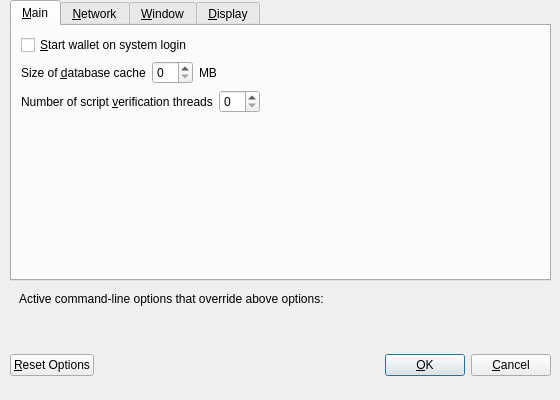
<?xml version="1.0" encoding="UTF-8"?>
<ui version="4.0">
 <class>OptionsDialog</class>
 <widget class="QDialog" name="OptionsDialog">
  <property name="enabled">
   <bool>true</bool>
  </property>
  <property name="geometry">
   <rect>
    <x>0</x>
    <y>0</y>
    <width>560</width>
    <height>400</height>
   </rect>
  </property>
  <property name="windowTitle">
   <string>Options</string>
  </property>
  <property name="modal">
   <bool>true</bool>
  </property>
  <widget class="QTabWidget" name="tabWidget">
   <property name="enabled">
    <bool>true</bool>
   </property>
   <property name="geometry">
    <rect>
     <x>10</x>
     <y>0</y>
     <width>541</width>
     <height>281</height>
    </rect>
   </property>
   <property name="sizePolicy">
    <sizepolicy hsizetype="Expanding" vsizetype="Expanding">
     <horstretch>0</horstretch>
     <verstretch>0</verstretch>
    </sizepolicy>
   </property>
   <property name="mouseTracking">
    <bool>false</bool>
   </property>
   <property name="currentIndex">
    <number>0</number>
   </property>
   <widget class="QWidget" name="tabMain">
    <attribute name="title">
     <string>&amp;Main</string>
    </attribute>
    <layout class="QVBoxLayout" name="verticalLayout_Main">
     <item>
      <widget class="QCheckBox" name="darcoinAtStartup">
       <property name="toolTip">
        <string>Automatically start Darcoin after logging in to the system.</string>
       </property>
       <property name="text">
        <string>&amp;Start wallet on system login</string>
       </property>
      </widget>
     </item>
     <item>
      <layout class="QHBoxLayout" name="horizontalLayout_2_Main">
       <item>
        <widget class="QLabel" name="databaseCacheLabel">
         <property name="text">
          <string>Size of &amp;database cache</string>
         </property>
         <property name="textFormat">
          <enum>Qt::PlainText</enum>
         </property>
         <property name="buddy">
          <cstring>databaseCache</cstring>
         </property>
        </widget>
       </item>
       <item>
        <widget class="QSpinBox" name="databaseCache"/>
       </item>
       <item>
        <widget class="QLabel" name="databaseCacheUnitLabel">
         <property name="text">
          <string>MB</string>
         </property>
         <property name="textFormat">
          <enum>Qt::PlainText</enum>
         </property>
        </widget>
       </item>
       <item>
        <spacer name="horizontalSpacer_2_Main">
         <property name="orientation">
          <enum>Qt::Horizontal</enum>
         </property>
         <property name="sizeHint" stdset="0">
          <size>
           <width>40</width>
           <height>20</height>
          </size>
         </property>
        </spacer>
       </item>
      </layout>
     </item>
     <item>
      <layout class="QHBoxLayout" name="horizontalLayout_3_Main">
       <item>
        <widget class="QLabel" name="threadsScriptVerifLabel">
         <property name="text">
          <string>Number of script &amp;verification threads</string>
         </property>
         <property name="textFormat">
          <enum>Qt::PlainText</enum>
         </property>
         <property name="buddy">
          <cstring>threadsScriptVerif</cstring>
         </property>
        </widget>
       </item>
       <item>
        <widget class="QSpinBox" name="threadsScriptVerif">
         <property name="toolTip">
          <string>(0 = auto, &lt;0 = leave that many cores free)</string>
         </property>
        </widget>
       </item>
       <item>
        <spacer name="horizontalSpacer_3_Main">
         <property name="orientation">
          <enum>Qt::Horizontal</enum>
         </property>
         <property name="sizeHint" stdset="0">
          <size>
           <width>40</width>
           <height>20</height>
          </size>
         </property>
        </spacer>
       </item>
      </layout>
     </item>
     <item>
      <spacer name="verticalSpacer_Main">
       <property name="orientation">
        <enum>Qt::Vertical</enum>
       </property>
       <property name="sizeHint" stdset="0">
        <size>
         <width>20</width>
         <height>40</height>
        </size>
       </property>
      </spacer>
     </item>
    </layout>
   </widget>
   <widget class="QWidget" name="tabNetwork">
    <attribute name="title">
     <string>&amp;Network</string>
    </attribute>
    <layout class="QVBoxLayout" name="verticalLayout_Network">
     <item>
      <widget class="QCheckBox" name="mapPortUpnp">
       <property name="toolTip">
        <string>Automatically open the Darcoin client port on the router. This only works when your router supports UPnP and it is enabled.</string>
       </property>
       <property name="text">
        <string>Map port using &amp;UPnP</string>
       </property>
      </widget>
     </item>
     <item>
      <widget class="QCheckBox" name="connectSocks">
       <property name="toolTip">
        <string>Connect to the Darcoin network through a SOCKS proxy.</string>
       </property>
       <property name="text">
        <string>&amp;Connect through SOCKS proxy (default proxy):</string>
       </property>
      </widget>
     </item>
     <item>
      <layout class="QHBoxLayout" name="horizontalLayout_1_Network">
       <item>
        <widget class="QLabel" name="proxyIpLabel">
         <property name="text">
          <string>Proxy &amp;IP:</string>
         </property>
         <property name="textFormat">
          <enum>Qt::PlainText</enum>
         </property>
         <property name="buddy">
          <cstring>proxyIp</cstring>
         </property>
        </widget>
       </item>
       <item>
        <widget class="QValidatedLineEdit" name="proxyIp">
         <property name="minimumSize">
          <size>
           <width>140</width>
           <height>0</height>
          </size>
         </property>
         <property name="maximumSize">
          <size>
           <width>140</width>
           <height>16777215</height>
          </size>
         </property>
         <property name="toolTip">
          <string>IP address of the proxy (e.g. IPv4: 127.0.0.1 / IPv6: ::1)</string>
         </property>
        </widget>
       </item>
       <item>
        <widget class="QLabel" name="proxyPortLabel">
         <property name="text">
          <string>&amp;Port:</string>
         </property>
         <property name="textFormat">
          <enum>Qt::PlainText</enum>
         </property>
         <property name="buddy">
          <cstring>proxyPort</cstring>
         </property>
        </widget>
       </item>
       <item>
        <widget class="QLineEdit" name="proxyPort">
         <property name="minimumSize">
          <size>
           <width>55</width>
           <height>0</height>
          </size>
         </property>
         <property name="maximumSize">
          <size>
           <width>55</width>
           <height>16777215</height>
          </size>
         </property>
         <property name="toolTip">
          <string>Port of the proxy (e.g. 9050)</string>
         </property>
        </widget>
       </item>
       <item>
        <widget class="QLabel" name="socksVersionLabel">
         <property name="text">
          <string>SOCKS &amp;Version:</string>
         </property>
         <property name="textFormat">
          <enum>Qt::PlainText</enum>
         </property>
         <property name="buddy">
          <cstring>socksVersion</cstring>
         </property>
        </widget>
       </item>
       <item>
        <widget class="QValueComboBox" name="socksVersion">
         <property name="toolTip">
          <string>SOCKS version of the proxy (e.g. 5)</string>
         </property>
        </widget>
       </item>
       <item>
        <spacer name="horizontalSpacer_1_Network">
         <property name="orientation">
          <enum>Qt::Horizontal</enum>
         </property>
         <property name="sizeHint" stdset="0">
          <size>
           <width>40</width>
           <height>20</height>
          </size>
         </property>
        </spacer>
       </item>
      </layout>
     </item>
     <item>
      <spacer name="verticalSpacer_Network">
       <property name="orientation">
        <enum>Qt::Vertical</enum>
       </property>
       <property name="sizeHint" stdset="0">
        <size>
         <width>20</width>
         <height>40</height>
        </size>
       </property>
      </spacer>
     </item>
    </layout>
   </widget>
   <widget class="QWidget" name="tabWindow">
    <attribute name="title">
     <string>&amp;Window</string>
    </attribute>
    <layout class="QVBoxLayout" name="verticalLayout_Window">
     <item>
      <widget class="QCheckBox" name="minimizeToTray">
       <property name="toolTip">
        <string>Show only a tray icon after minimizing the window.</string>
       </property>
       <property name="text">
        <string>&amp;Minimize to the tray instead of the taskbar</string>
       </property>
      </widget>
     </item>
     <item>
      <widget class="QCheckBox" name="minimizeOnClose">
       <property name="toolTip">
        <string>Minimize instead of exit the application when the window is closed. When this option is enabled, the application will be closed only after selecting Quit in the menu.</string>
       </property>
       <property name="text">
        <string>M&amp;inimize on close</string>
       </property>
      </widget>
     </item>
     <item>
      <spacer name="verticalSpacer_Window">
       <property name="orientation">
        <enum>Qt::Vertical</enum>
       </property>
       <property name="sizeHint" stdset="0">
        <size>
         <width>20</width>
         <height>40</height>
        </size>
       </property>
      </spacer>
     </item>
    </layout>
   </widget>
   <widget class="QWidget" name="tabDisplay">
    <attribute name="title">
     <string>&amp;Display</string>
    </attribute>
    <layout class="QVBoxLayout" name="verticalLayout_Display">
     <item>
      <layout class="QHBoxLayout" name="horizontalLayout_1_Display">
       <item>
        <widget class="QLabel" name="langLabel">
         <property name="text">
          <string>User Interface &amp;language:</string>
         </property>
         <property name="textFormat">
          <enum>Qt::PlainText</enum>
         </property>
         <property name="buddy">
          <cstring>lang</cstring>
         </property>
        </widget>
       </item>
       <item>
        <widget class="QValueComboBox" name="lang">
         <property name="toolTip">
          <string>The user interface language can be set here. This setting will take effect after restarting Darcoin.</string>
         </property>
        </widget>
       </item>
      </layout>
     </item>
     <item>
      <widget class="QCheckBox" name="displayAddresses">
       <property name="toolTip">
        <string>Whether to show Darcoin addresses in the transaction list or not.</string>
       </property>
       <property name="text">
        <string>&amp;Display addresses in transaction list</string>
       </property>
      </widget>
     </item>
     <item>
      <layout class="QHBoxLayout" name="horizontalLayout_3_Display">
       <item>
        <widget class="QLabel" name="thirdPartyTxUrlsLabel">
         <property name="toolTip">
          <string>Third party URLs (e.g. a block explorer) that appear in the transactions tab as context menu items. %s in the URL is replaced by transaction hash. Multiple URLs are separated by vertical bar |.</string>
         </property>
         <property name="text">
          <string>Third party transaction URLs</string>
         </property>
         <property name="buddy">
          <cstring>thirdPartyTxUrls</cstring>
         </property>
        </widget>
       </item>
       <item>
        <widget class="QLineEdit" name="thirdPartyTxUrls">
         <property name="toolTip">
          <string>Third party URLs (e.g. a block explorer) that appear in the transactions tab as context menu items. %s in the URL is replaced by transaction hash. Multiple URLs are separated by vertical bar |.</string>
         </property>
        </widget>
       </item>
      </layout>
     </item>
     <item>
      <spacer name="verticalSpacer_Display">
       <property name="orientation">
        <enum>Qt::Vertical</enum>
       </property>
       <property name="sizeHint" stdset="0">
        <size>
         <width>20</width>
         <height>40</height>
        </size>
       </property>
      </spacer>
     </item>
    </layout>
   </widget>
  </widget>
  <widget class="QWidget" name="layoutWidget">
   <property name="geometry">
    <rect>
     <x>10</x>
     <y>340</y>
     <width>541</width>
     <height>51</height>
    </rect>
   </property>
   <layout class="QHBoxLayout" name="horizontalLayout_Buttons">
    <item>
     <widget class="QPushButton" name="resetButton">
      <property name="toolTip">
       <string>Reset all client options to default.</string>
      </property>
      <property name="text">
       <string>&amp;Reset Options</string>
      </property>
      <property name="autoDefault">
       <bool>false</bool>
      </property>
     </widget>
    </item>
    <item>
     <spacer name="horizontalSpacer_1">
      <property name="orientation">
       <enum>Qt::Horizontal</enum>
      </property>
      <property name="sizeHint" stdset="0">
       <size>
        <width>40</width>
        <height>48</height>
       </size>
      </property>
     </spacer>
    </item>
    <item>
     <widget class="QLabel" name="statusLabel">
      <property name="minimumSize">
       <size>
        <width>200</width>
        <height>0</height>
       </size>
      </property>
      <property name="font">
       <font>
        <weight>75</weight>
        <bold>true</bold>
       </font>
      </property>
      <property name="text">
       <string/>
      </property>
      <property name="textFormat">
       <enum>Qt::PlainText</enum>
      </property>
      <property name="wordWrap">
       <bool>true</bool>
      </property>
     </widget>
    </item>
    <item>
     <spacer name="horizontalSpacer_2">
      <property name="orientation">
       <enum>Qt::Horizontal</enum>
      </property>
      <property name="sizeHint" stdset="0">
       <size>
        <width>40</width>
        <height>48</height>
       </size>
      </property>
     </spacer>
    </item>
    <item>
     <widget class="QPushButton" name="okButton">
      <property name="text">
       <string>&amp;OK</string>
      </property>
     </widget>
    </item>
    <item>
     <widget class="QPushButton" name="cancelButton">
      <property name="text">
       <string>&amp;Cancel</string>
      </property>
      <property name="autoDefault">
       <bool>false</bool>
      </property>
     </widget>
    </item>
   </layout>
  </widget>
  <widget class="QFrame" name="frame">
   <property name="geometry">
    <rect>
     <x>10</x>
     <y>280</y>
     <width>542</width>
     <height>60</height>
    </rect>
   </property>
   <layout class="QVBoxLayout" name="verticalLayout_Bottom_3">
    <item>
     <layout class="QHBoxLayout" name="horizontalLayout_Bottom">
      <item>
       <widget class="QLabel" name="overriddenByCommandLineInfoLabel">
        <property name="text">
         <string>Active command-line options that override above options:</string>
        </property>
        <property name="textFormat">
         <enum>Qt::PlainText</enum>
        </property>
       </widget>
      </item>
      <item>
       <spacer name="horizontalSpacer_Bottom">
        <property name="orientation">
         <enum>Qt::Horizontal</enum>
        </property>
        <property name="sizeHint" stdset="0">
         <size>
          <width>40</width>
          <height>20</height>
         </size>
        </property>
       </spacer>
      </item>
     </layout>
    </item>
    <item>
     <widget class="QLabel" name="overriddenByCommandLineLabel">
      <property name="text">
       <string/>
      </property>
      <property name="textFormat">
       <enum>Qt::PlainText</enum>
      </property>
      <property name="wordWrap">
       <bool>true</bool>
      </property>
     </widget>
    </item>
   </layout>
  </widget>
 </widget>
 <customwidgets>
  <customwidget>
   <class>QValidatedLineEdit</class>
   <extends>QLineEdit</extends>
   <header>qvalidatedlineedit.h</header>
  </customwidget>
  <customwidget>
   <class>QValueComboBox</class>
   <extends>QComboBox</extends>
   <header>qvaluecombobox.h</header>
  </customwidget>
 </customwidgets>
 <resources/>
 <connections/>
</ui>
